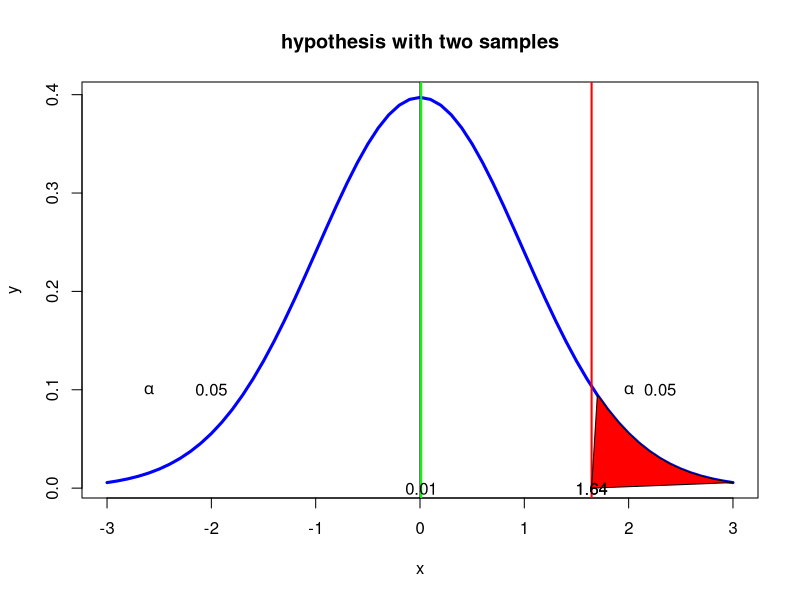

The R source for this figure:
#page no : 434-435
# H0: mu1 <= mu2 : mu1-mu2 <= 0
# H1: mu1 > mu2  : mu1-mu2 > 0
x1=61.675
x2=61.704
psd1=10.17
psd2=9.55
n1=30
n2=30
mdiff=abs(x1-x2)
sd=sqrt((psd1^2/n1)+(psd2^2/n2))
t_stat=((mdiff/sd))
alpha=.05
t_critical=qnorm(1-alpha)
print(paste("t critical=",round(t_critical,2)))
p_value=pnorm(t_stat)
if(t_stat>t_critical)
{
   print("Reject H0")
  print("mean age of democratic senators is > mean age of republican")
}else
{
  print("Accept H0")
  print("mean age of democratic senators is not > mean age of republican")
}
if(alpha>p_value)
{
  print("Reject H0")
  print("mean age of democratic senators is > mean age of republican")
}else
{
  print("Accept H0")
  print("mean age of democratic senators is not > mean age of republican")
}
dfs <- n1+n2-2
x <- seq(-3,3,0.1)
y <- dt(x,dfs)
plot(x,y,type='l',lwd=3,col='blue',xlab='x',main='hypothesis with two samples')
abline(v=0)
abline(v=t_critical,lwd=2,col='red')
abline(v=t_stat,lwd=2,col='green')
polygon(c(x[x>=abs(t_critical)],abs(t_critical) ),c(y[x>=abs(t_critical)],0),col="red")
text(t_critical,0,round(t_critical,2))
text(t_stat,0,round(t_stat,2))
text(abs(t_critical),0,round(abs(t_critical),2))
text(2.0,0.1,expression(alpha))
text(2.3,0.1,alpha)
text(-2.6,0.1,expression(alpha))
text(-2.0,0.1,alpha)
